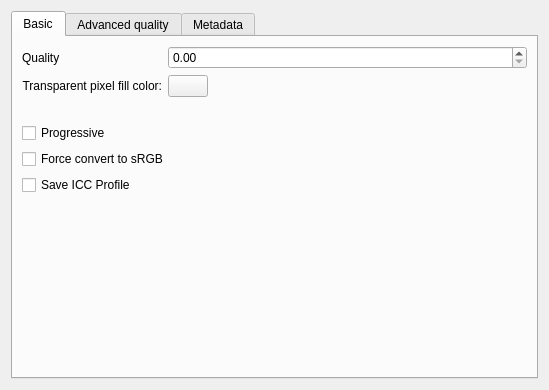
<?xml version="1.0" encoding="utf-8"?>
<ui version="4.0">
 <author>
    SPDX-FileCopyrightText: none
    SPDX-License-Identifier: GPL-3.0-or-later
  </author>
 <class>WdgOptionsJPEG</class>
 <widget class="QWidget" name="WdgOptionsJPEG">
  <property name="geometry">
   <rect>
    <x>0</x>
    <y>0</y>
    <width>545</width>
    <height>390</height>
   </rect>
  </property>
  <layout class="QGridLayout" name="gridLayout_2">
   <item column="0" row="0">
    <widget class="QTabWidget" name="tabWidget">
     <property name="currentIndex">
      <number>0</number>
     </property>
     <widget class="QWidget" name="tab">
      <attribute name="title">
       <string>Basic</string>
      </attribute>
      <layout class="QGridLayout" name="gridLayout">
       <item column="0" row="1">
        <widget class="QCheckBox" name="progressive">
         <property name="text">
          <string comment="A progressive jpeg file can be displayed while loading.">Progressive</string>
         </property>
        </widget>
       </item>
       <item column="0" row="2">
        <widget class="QCheckBox" name="chkForceSRGB">
         <property name="text">
          <string>Force convert to sRGB</string>
         </property>
        </widget>
       </item>
       <item column="0" row="0">
        <layout class="QGridLayout" name="gridLayout_4">
         <property name="bottomMargin">
          <number>20</number>
         </property>
         <item column="1" row="0">
          <widget class="KisDoubleSliderSpinBox" name="qualityLevel" native="true">
           <property name="sizePolicy">
            <sizepolicy hsizetype="MinimumExpanding" vsizetype="Preferred">
             <horstretch>0</horstretch>
             <verstretch>0</verstretch>
            </sizepolicy>
           </property>
           <property name="minimumSize">
            <size>
             <width>0</width>
             <height>0</height>
            </size>
           </property>
           <property name="toolTip">
            <string>&lt;html&gt;&lt;head/&gt;&lt;body&gt;&lt;p&gt;These settings determine how much information is lost during compression. Low: small files, bad quality. High: big files, good quality.&lt;/p&gt;&lt;/body&gt;&lt;/html&gt;</string>
           </property>
          </widget>
         </item>
         <item column="0" row="0">
          <widget class="QLabel" name="label">
           <property name="sizePolicy">
            <sizepolicy hsizetype="Fixed" vsizetype="Preferred">
             <horstretch>0</horstretch>
             <verstretch>0</verstretch>
            </sizepolicy>
           </property>
           <property name="text">
            <string>Quality</string>
           </property>
          </widget>
         </item>
         <item column="0" row="1">
          <widget class="QLabel" name="label_4">
           <property name="sizePolicy">
            <sizepolicy hsizetype="Fixed" vsizetype="Preferred">
             <horstretch>0</horstretch>
             <verstretch>0</verstretch>
            </sizepolicy>
           </property>
           <property name="text">
            <string>Transparent pixel fill color:</string>
           </property>
           <property name="alignment">
            <set>Qt::AlignRight|Qt::AlignTrailing|Qt::AlignVCenter</set>
           </property>
          </widget>
         </item>
         <item column="1" row="1">
          <widget class="KisColorButton" name="bnTransparencyFillColor">
           <property name="sizePolicy">
            <sizepolicy hsizetype="Fixed" vsizetype="Fixed">
             <horstretch>0</horstretch>
             <verstretch>0</verstretch>
            </sizepolicy>
           </property>
           <property name="minimumSize">
            <size>
             <width>25</width>
             <height>0</height>
            </size>
           </property>
           <property name="toolTip">
            <string>&lt;html&gt;&lt;head/&gt;&lt;body&gt;&lt;p&gt;Background color to replace transparent pixels with.&lt;/p&gt;&lt;/body&gt;&lt;/html&gt;</string>
           </property>
          </widget>
         </item>
        </layout>
       </item>
       <item column="0" row="4">
        <spacer name="verticalSpacer_2">
         <property name="orientation">
          <enum>Qt::Vertical</enum>
         </property>
         <property name="sizeHint" stdset="0">
          <size>
           <width>20</width>
           <height>40</height>
          </size>
         </property>
        </spacer>
       </item>
       <item column="0" row="3">
        <widget class="QCheckBox" name="chkSaveProfile">
         <property name="text">
          <string>Save ICC Profile</string>
         </property>
         <property name="checked">
          <bool>false</bool>
         </property>
        </widget>
       </item>
      </layout>
     </widget>
     <widget class="QWidget" name="tab_2">
      <attribute name="title">
       <string>Advanced quality</string>
      </attribute>
      <layout class="QVBoxLayout">
       <item>
        <layout class="QGridLayout" name="gridLayout_3">
         <property name="bottomMargin">
          <number>20</number>
         </property>
         <item column="1" row="0">
          <widget class="KisDoubleSliderSpinBox" name="smoothLevel" native="true">
           <property name="sizePolicy">
            <sizepolicy hsizetype="Preferred" vsizetype="Preferred">
             <horstretch>0</horstretch>
             <verstretch>0</verstretch>
            </sizepolicy>
           </property>
           <property name="minimumSize">
            <size>
             <width>60</width>
             <height>20</height>
            </size>
           </property>
          </widget>
         </item>
         <item column="0" row="0">
          <widget class="QLabel" name="label_3">
           <property name="sizePolicy">
            <sizepolicy hsizetype="Fixed" vsizetype="Preferred">
             <horstretch>0</horstretch>
             <verstretch>0</verstretch>
            </sizepolicy>
           </property>
           <property name="text">
            <string comment="the result will be artificially smoothed to hide jpeg artifacts">Smooth:</string>
           </property>
           <property name="alignment">
            <set>Qt::AlignRight|Qt::AlignTrailing|Qt::AlignVCenter</set>
           </property>
          </widget>
         </item>
         <item column="0" row="1">
          <widget class="QLabel" name="label_5">
           <property name="sizePolicy">
            <sizepolicy hsizetype="Fixed" vsizetype="Preferred">
             <horstretch>0</horstretch>
             <verstretch>0</verstretch>
            </sizepolicy>
           </property>
           <property name="text">
            <string>Subsampling:</string>
           </property>
           <property name="alignment">
            <set>Qt::AlignRight|Qt::AlignTrailing|Qt::AlignVCenter</set>
           </property>
          </widget>
         </item>
         <item column="1" row="1">
          <widget class="QComboBox" name="subsampling">
           <item>
            <property name="text">
             <string>2x2, 1x1, 1x1 (smallest file)</string>
            </property>
           </item>
           <item>
            <property name="text">
             <string>2x1, 1x1, 1x1</string>
            </property>
           </item>
           <item>
            <property name="text">
             <string>1x2, 1x1, 1x1</string>
            </property>
           </item>
           <item>
            <property name="text">
             <string>1x1, 1x1, 1x1 (best quality)</string>
            </property>
           </item>
          </widget>
         </item>
        </layout>
       </item>
       <item>
        <widget class="QCheckBox" name="baseLineJPEG">
         <property name="text">
          <string>Force baseline JPEG</string>
         </property>
         <property name="checked">
          <bool>true</bool>
         </property>
        </widget>
       </item>
       <item>
        <widget class="QCheckBox" name="optimize">
         <property name="text">
          <string comment="Label of Optimize in JPEG Exporting dialogue">Optimize</string>
         </property>
         <property name="checked">
          <bool>true</bool>
         </property>
        </widget>
       </item>
       <item>
        <spacer name="verticalSpacer">
         <property name="orientation">
          <enum>Qt::Vertical</enum>
         </property>
         <property name="sizeHint" stdset="0">
          <size>
           <width>20</width>
           <height>40</height>
          </size>
         </property>
        </spacer>
       </item>
      </layout>
     </widget>
     <widget class="QWidget" name="tab_3">
      <attribute name="title">
       <string>Metadata</string>
      </attribute>
      <layout class="QGridLayout">
       <item column="0" row="0">
        <widget class="QGroupBox" name="groupBox">
         <property name="title">
          <string>Formats:</string>
         </property>
         <layout class="QVBoxLayout">
          <item>
           <widget class="QCheckBox" name="exif">
            <property name="text">
             <string>Exif</string>
            </property>
            <property name="checked">
             <bool>true</bool>
            </property>
           </widget>
          </item>
          <item>
           <widget class="QCheckBox" name="iptc">
            <property name="text">
             <string>IPTC</string>
            </property>
            <property name="checked">
             <bool>true</bool>
            </property>
           </widget>
          </item>
          <item>
           <widget class="QCheckBox" name="xmp">
            <property name="text">
             <string>XMP</string>
            </property>
            <property name="checked">
             <bool>true</bool>
            </property>
           </widget>
          </item>
          <item>
           <spacer>
            <property name="orientation">
             <enum>Qt::Vertical</enum>
            </property>
            <property name="sizeHint" stdset="0">
             <size>
              <width>20</width>
              <height>40</height>
             </size>
            </property>
           </spacer>
          </item>
         </layout>
        </widget>
       </item>
       <item colspan="2" column="0" row="4">
        <spacer>
         <property name="orientation">
          <enum>Qt::Vertical</enum>
         </property>
         <property name="sizeHint" stdset="0">
          <size>
           <width>505</width>
           <height>16</height>
          </size>
         </property>
        </spacer>
       </item>
       <item colspan="2" column="0" row="1">
        <widget class="QCheckBox" name="chkMetaData">
         <property name="toolTip">
          <string>&lt;html&gt;&lt;head/&gt;&lt;body&gt;&lt;p&gt;Store document metadata that is in the document information. This will override any layer metadata.&lt;/p&gt;&lt;/body&gt;&lt;/html&gt;</string>
         </property>
         <property name="text">
          <string>Store Document Metadata</string>
         </property>
        </widget>
       </item>
       <item column="1" row="0">
        <widget class="QGroupBox" name="groupBox_2">
         <property name="title">
          <string comment="JPEG metadata filter">Filters:</string>
         </property>
         <layout class="QGridLayout">
          <item column="0" row="0">
           <widget class="QListView" name="metaDataFilters"/>
          </item>
         </layout>
        </widget>
       </item>
       <item colspan="2" column="0" row="3">
        <widget class="QCheckBox" name="chkAuthor">
         <property name="toolTip">
          <string>&lt;html&gt;&lt;head/&gt;&lt;body&gt;&lt;p&gt;Add the author nickname and the first contact of the author profile. This is overridden by the anonymizer.&lt;/p&gt;&lt;/body&gt;&lt;/html&gt;</string>
         </property>
         <property name="text">
          <string>Sign with Author Profile Data</string>
         </property>
        </widget>
       </item>
      </layout>
     </widget>
    </widget>
   </item>
  </layout>
 </widget>
 <customwidgets>
  <customwidget>
   <class>KisDoubleSliderSpinBox</class>
   <extends>QDoubleSpinBox</extends>
   <header>kis_slider_spin_box.h</header>
   <container>1</container>
  </customwidget>
  <customwidget>
   <class>KisColorButton</class>
   <extends>QPushButton</extends>
   <header>kis_color_button.h</header>
  </customwidget>
 </customwidgets>
 <tabstops>
  <tabstop>tabWidget</tabstop>
  <tabstop>progressive</tabstop>
  <tabstop>baseLineJPEG</tabstop>
  <tabstop>metaDataFilters</tabstop>
  <tabstop>exif</tabstop>
  <tabstop>iptc</tabstop>
  <tabstop>xmp</tabstop>
 </tabstops>
 <resources/>
 <connections/>
</ui>
